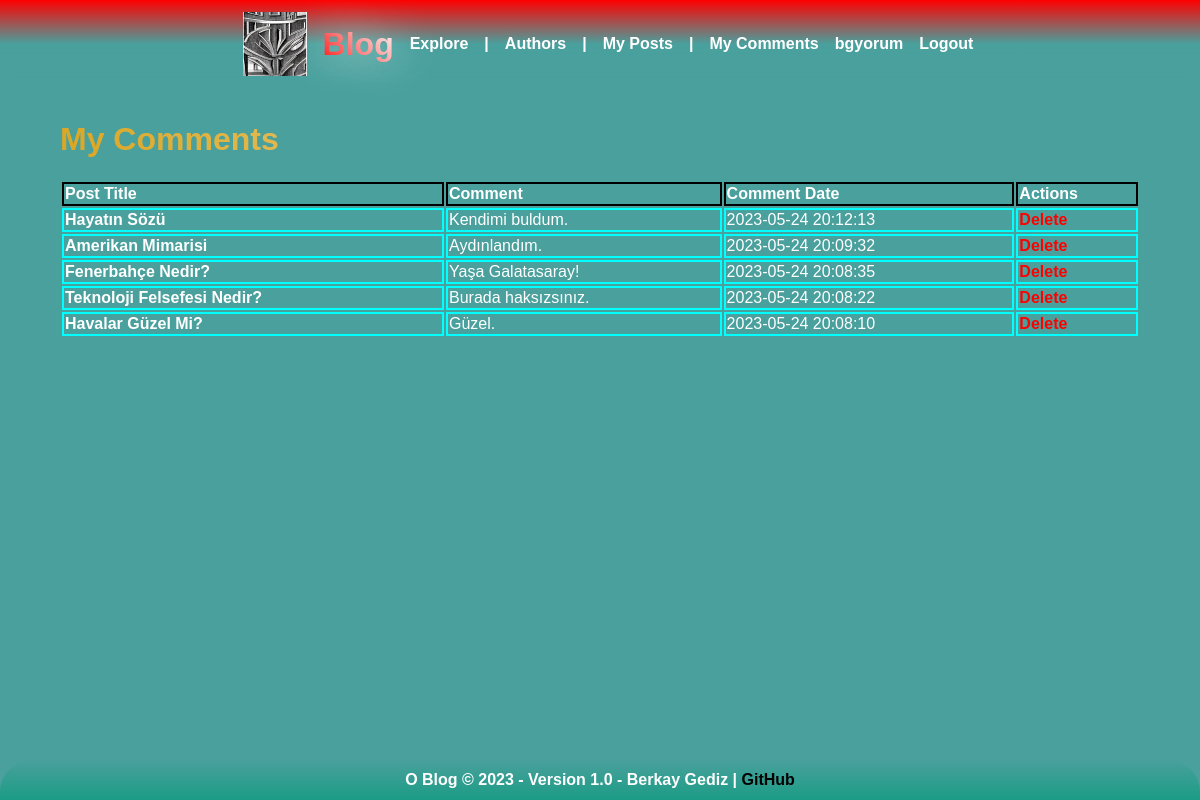
Page /my-comments.php (signed in) on the committed database.
### tables this page shows
CREATE TABLE `comment` (
  `id` int(11) NOT NULL,
  `text` text NOT NULL,
  `postid` int(11) NOT NULL,
  `authorid` int(11) NOT NULL,
  `date` timestamp NOT NULL DEFAULT current_timestamp() ON UPDATE current_timestamp()
);

CREATE TABLE `post` (
  `id` int(11) NOT NULL,
  `title` varchar(200) NOT NULL,
  `text` text NOT NULL,
  `authorid` int(11) NOT NULL,
  `categoryid` int(11) NOT NULL,
  `date` timestamp NOT NULL DEFAULT current_timestamp() ON UPDATE current_timestamp()
);

### my-comments.php (the view, shortened to what this page needs)
<!DOCTYPE html>
<html lang="en">
<head>
    <?php
    include("connect.php");
    ?>
    <link rel="stylesheet" href="css/style.css">
</head>
<body>
    <header>
        <div class="navbar-icon">
            <a href="index.php" style="text-decoration: none; display: flex; align-items: center;">
                <img src="img/o_favicon.png">
                <h1>Blog</h1>
            </a>
        </div>
        <?php
        include("nav.php");
        ?>
    </header>
    <main>
        <?php
        if (isset($_SESSION["loggedin"]) && ($_SESSION["loggedin"] == true)) {
            $userId = mysqli_real_escape_string($checkdb, $_SESSION["userid"]);
            $userComments = mysqli_query($checkdb, "SELECT * FROM comment WHERE authorid='$userId' ORDER BY date DESC");
            if (mysqli_num_rows($userComments) > 0) {
                echo "<h1>My Comments</h1>";
                echo "<table style='width:100%'>";
                echo "<tr><th style='border:2px solid black;'>Post Title</th><th style='border:2px solid black;'>Comment</th><th style='border:2px solid black;'>Comment Date</th><th style='border:2px solid black;'>Actions</th></tr>";
                while ($comment = mysqli_fetch_assoc($userComments)) {
                    $postId = mysqli_real_escape_string($checkdb, $comment["postid"]);
                    $post = mysqli_fetch_assoc(mysqli_query($checkdb, "SELECT * FROM post WHERE id='$postId'"));
                    echo "<tr>";
                    echo "<td class='wordfix' style='border: 2px solid aqua;'><a href='post.php?id=" . $post["id"] . "'>" . htmlspecialchars($post["title"]) . "</a></td>";
                    echo "<td class='wordfix' style='border: 2px solid aqua;'>" . htmlspecialchars($comment["text"]) . "</td>";
                    echo "<td style='border: 2px solid aqua;'>" . htmlspecialchars($comment["date"]) . "</td>";
                    echo "<td style='border: 2px solid aqua;'><a style='color:red;' href='" . $_SERVER['PHP_SELF'] . "?id=" . $comment["id"] . "'>Delete</td>";
                    echo "</tr>";
                }
                echo "</table>";
            } else {
                echo "<div style='text-align:center;'>";
                echo "<h1>My Comments</h1>";
                echo "<h3>You have not commented on any posts yet.</h3>";
                echo "</div>";
            }
        } else {
            echo "You must be logged in to view this page.<br><br>";
        }
        ?>
    </main>
    <?php
    include("footer.php");
    ?>
</body>
</html>

### assets/css/style.css (style rules this page uses)
body { padding: 0; margin: 0; background-color: #49a09d; display: flex; flex-direction: column; align-items: center; font-family: Arial, Helvetica, sans-serif; color: white; }
header { z-index: 999; display: flex; justify-content: center; align-items: center; width: 100%; height: 11vh; background: linear-gradient(360deg, transparent, #49a09d, red); border-bottom-left-radius: 2rem; border-bottom-right-radius: 2rem; max-height: auto; max-width: auto; position: fixed; }
header img { height: 8vh; max-height: auto; max-width: auto; }
main { z-index: 998; width: 90%; margin-top: 12.5vh; justify-content: center; align-items: center; background-color: transparent; text-align: left; margin-bottom: 4vh; }
a { text-decoration: none; color: white; font-weight: bold; }
.navbar-icon { display: flex; align-items: center; margin-left: 1rem; }
.navbar-icon img { height: 8vh; max-height: auto; max-width: auto; }
.navbar-icon h1 { text-shadow: 0 0 45px white; font-weight: bold; background: -webkit-linear-gradient(45deg, red, #ffffff); -webkit-background-clip: text; background-clip: text; -webkit-text-fill-color: transparent; margin-left: 1rem; }
.wordfix { word-break: break-all; }
h1 { background: -webkit-linear-gradient(45deg, goldenrod, #ffffff); -webkit-background-clip: text; background-clip: text; -webkit-text-fill-color: transparent; }

### rows in the picture
comment: postid.title "Hayatın Sözü", text "Kendimi buldum.", date "2023-05-24 20:12:13"
comment: postid.title "Amerikan Mimarisi", text "Aydınlandım.", date "2023-05-24 20:09:32"
comment: postid.title "Fenerbahçe Nedir?", text "Yaşa Galatasaray!", date "2023-05-24 20:08:35"
comment: postid.title "Teknoloji Felsefesi Nedir?", text "Burada haksızsınız.", date "2023-05-24 20:08:22"
comment: postid.title "Havalar Güzel Mi?", text "Güzel.", date "2023-05-24 20:08:10"

### other values in the picture
$_SESSION["username"] "bgyorum"
